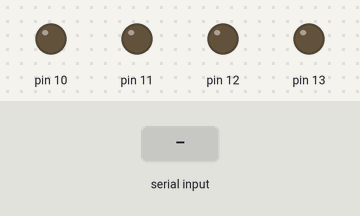
Bench run of a sketch on a simulated Arduino Uno, built with avr-gcc and run on an emulated ATmega328P. On the bench: output pins drawn as LEDs (lit = HIGH). Dashed ring = blinking. The inputs (shaded band) are chosen by the test bench.

Above: at 1.2 s.
1.3 s: "R" received over Serial
At 2.0 s:
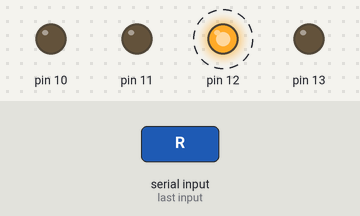
4.3 s: "L" received over Serial
At 5.0 s:
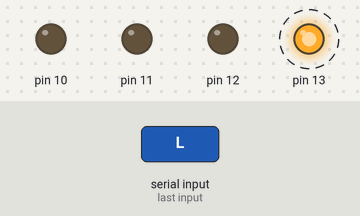
7.3 s: "J" received over Serial
At 8.0 s:
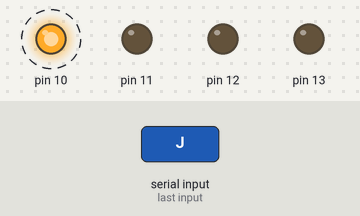
10.3 s: "K" received over Serial
At 11.0 s:
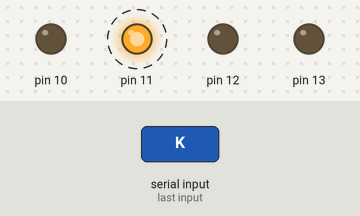
13.3 s: "F" received over Serial
At 13.9 s:
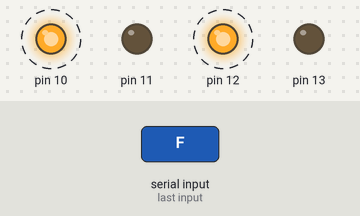
16.3 s: "B" received over Serial
At 17.8 s:
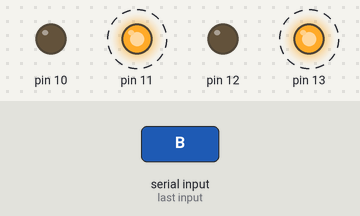
Timing chart, 0 to 20.3 s (numbered marks = the images above; inputs shaded):
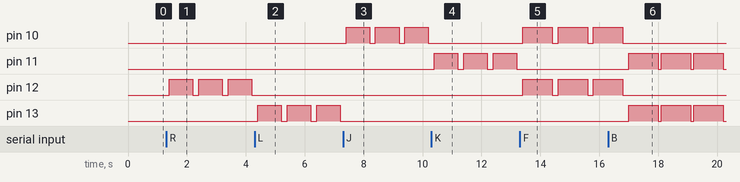

The sketch:

slave.ino
```cpp
//slave.ino

char t;

void setup() {
pinMode(10,OUTPUT);
pinMode(11,OUTPUT);
pinMode(12,OUTPUT);
pinMode(13,OUTPUT);
Serial.begin(9600);
}

void loop() {
 if(Serial.available() > 0){
    t = Serial.read();
 }

  if(t == 'R')
  {
  digitalWrite(12,HIGH);
  delay(800);
  digitalWrite(12,LOW);
  delay(100);
  }
  else if(t == 'L')
  {
  digitalWrite(13,HIGH);
  delay(800);
  digitalWrite(13,LOW);
  delay(100);
  }
  else if(t == 'J')
  {
  digitalWrite(10,HIGH);
  delay(800);
  digitalWrite(10,LOW);
  delay(100);
  }
  else if(t == 'K')
  {
  digitalWrite(11,HIGH);
  delay(800);
  digitalWrite(11,LOW);
  delay(100);
  }
  else if(t == 'F')
  {
  digitalWrite(12, HIGH);
  digitalWrite(10, HIGH);
  delay(1000);
  digitalWrite(12, LOW);
  digitalWrite(10, LOW);
  delay(100);
  }
  else if(t == 'B')
  {
  digitalWrite(13, HIGH);
  digitalWrite(11, HIGH);
  delay(1000);
  digitalWrite(13, LOW);
  digitalWrite(11, LOW);
  }
  delay(100);
}
```

Measured:
- after the input at 1.3 s, pin 12: alternates HIGH for 0.80 s and LOW for 0.20 s, starting after 0.10 s
- after the input at 4.3 s, pin 12: stops changing and stays LOW; pin 13: alternates HIGH for 0.80 s and LOW for 0.20 s, starting after 0.10 s
- after the input at 7.3 s, pin 10: alternates HIGH for 0.80 s and LOW for 0.20 s, starting after 0.10 s; pin 13: stops changing and stays LOW
- after the input at 10.3 s, pin 10: stops changing and stays LOW; pin 11: alternates HIGH for 0.80 s and LOW for 0.20 s, starting after 0.10 s
- after the input at 13.3 s, pin 10, pin 12: alternates HIGH for 1.0 s and LOW for 0.20 s, starting after 0.10 s; pin 11: stops changing and stays LOW
- after the input at 16.3 s, pin 10, pin 12: goes on until 16.8 s, then stays LOW; pin 11, pin 13: alternates HIGH for 1.0 s and LOW for 0.10 s, starting after 0.70 s
